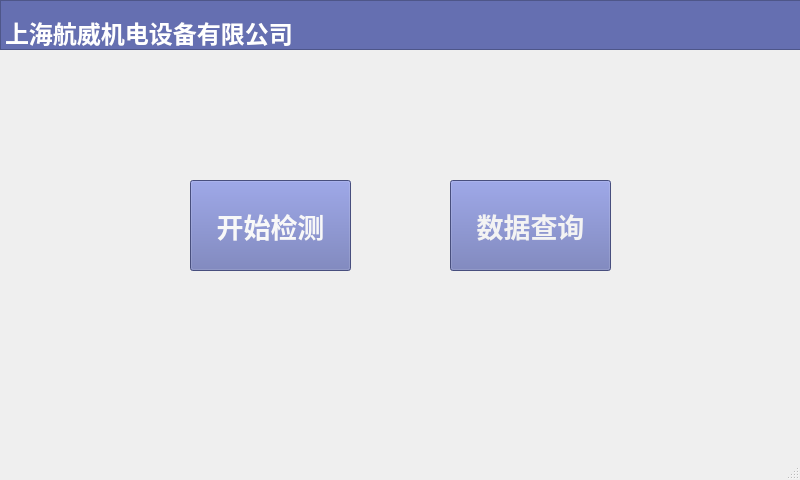
<?xml version="1.0" encoding="UTF-8"?>
<ui version="4.0">
 <class>test4Class</class>
 <widget class="QMainWindow" name="test4Class">
  <property name="geometry">
   <rect>
    <x>0</x>
    <y>0</y>
    <width>800</width>
    <height>480</height>
   </rect>
  </property>
  <property name="windowTitle">
   <string>test4</string>
  </property>
  <property name="styleSheet">
   <string notr="true"/>
  </property>
  <widget class="QWidget" name="centralWidget">
   <widget class="QPushButton" name="start">
    <property name="geometry">
     <rect>
      <x>190</x>
      <y>180</y>
      <width>161</width>
      <height>91</height>
     </rect>
    </property>
    <property name="font">
     <font>
      <pointsize>20</pointsize>
      <weight>75</weight>
      <italic>false</italic>
      <bold>true</bold>
      <underline>false</underline>
      <strikeout>false</strikeout>
     </font>
    </property>
    <property name="focusPolicy">
     <enum>Qt::StrongFocus</enum>
    </property>
    <property name="styleSheet">
     <string notr="true">background-color: rgb(101, 111, 177);
color: rgb(248, 248, 248);</string>
    </property>
    <property name="text">
     <string>开始检测</string>
    </property>
    <property name="autoDefault">
     <bool>false</bool>
    </property>
    <property name="default">
     <bool>false</bool>
    </property>
    <property name="flat">
     <bool>false</bool>
    </property>
   </widget>
   <widget class="QPushButton" name="search">
    <property name="geometry">
     <rect>
      <x>450</x>
      <y>180</y>
      <width>161</width>
      <height>91</height>
     </rect>
    </property>
    <property name="font">
     <font>
      <pointsize>20</pointsize>
      <weight>75</weight>
      <bold>true</bold>
     </font>
    </property>
    <property name="styleSheet">
     <string notr="true">background-color: rgb(101, 111, 177);
color: rgb(243, 243, 243);</string>
    </property>
    <property name="text">
     <string>数据查询</string>
    </property>
   </widget>
   <widget class="QTextBrowser" name="textBrowser">
    <property name="geometry">
     <rect>
      <x>0</x>
      <y>0</y>
      <width>3000</width>
      <height>50</height>
     </rect>
    </property>
    <property name="font">
     <font>
      <pointsize>11</pointsize>
     </font>
    </property>
    <property name="styleSheet">
     <string notr="true">background-color: rgb(101, 111, 177);</string>
    </property>
    <property name="html">
     <string>&lt;!DOCTYPE HTML PUBLIC &quot;-//W3C//DTD HTML 4.0//EN&quot; &quot;http://www.w3.org/TR/REC-html40/strict.dtd&quot;&gt;
&lt;html&gt;&lt;head&gt;&lt;meta name=&quot;qrichtext&quot; content=&quot;1&quot; /&gt;&lt;style type=&quot;text/css&quot;&gt;
p, li { white-space: pre-wrap; }
&lt;/style&gt;&lt;/head&gt;&lt;body style=&quot; font-family:'SimSun'; font-size:11pt; font-weight:400; font-style:normal;&quot;&gt;
&lt;p style=&quot; margin-top:0px; margin-bottom:0px; margin-left:0px; margin-right:0px; -qt-block-indent:0; text-indent:0px;&quot;&gt;&lt;span style=&quot; font-size:6pt; color:#656fb1;&quot;&gt;a&lt;/span&gt;&lt;/p&gt;
&lt;p style=&quot; margin-top:0px; margin-bottom:0px; margin-left:0px; margin-right:0px; -qt-block-indent:0; text-indent:0px;&quot;&gt;&lt;span style=&quot; font-size:18pt; font-weight:600; color:#ffffff;&quot;&gt;上海航威机电设备有限公司&lt;/span&gt;&lt;/p&gt;&lt;/body&gt;&lt;/html&gt;</string>
    </property>
   </widget>
  </widget>
  <widget class="QStatusBar" name="statusBar"/>
 </widget>
 <layoutdefault spacing="6" margin="11"/>
 <resources>
  <include location="test4.qrc"/>
 </resources>
 <connections/>
</ui>
